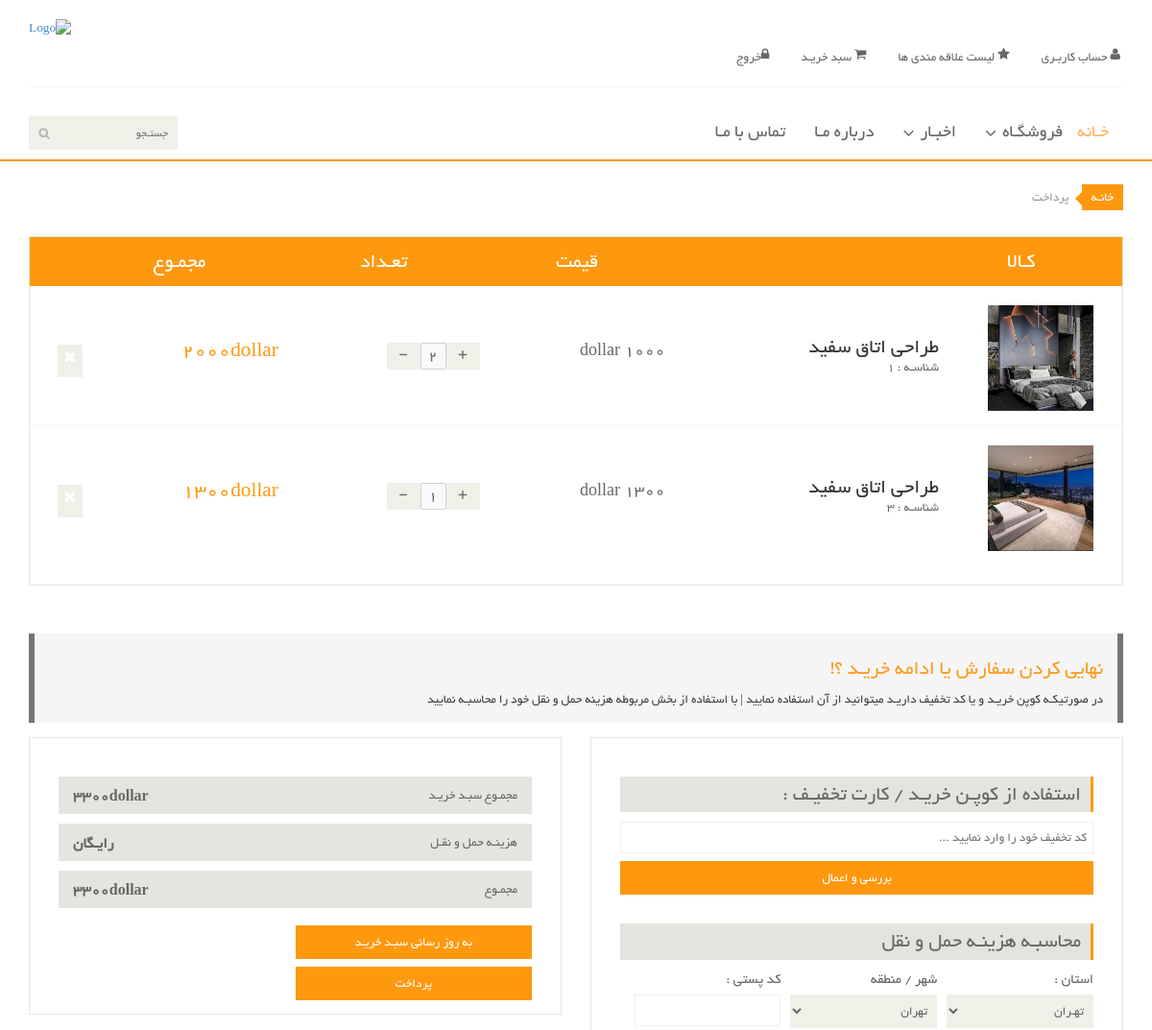
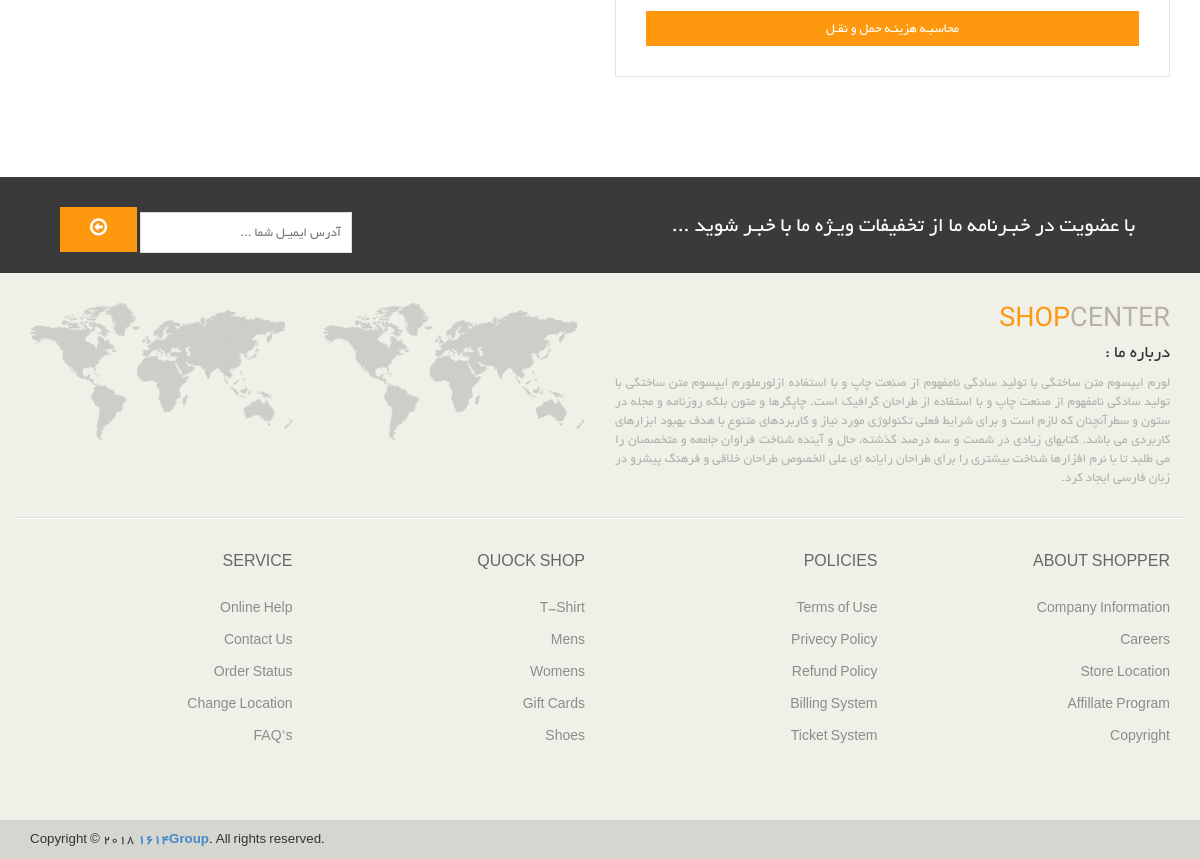
Screenshot of /open-order (signed in) with the database file from the repository (2 pictures, top to bottom).
### eshop_order/models.py (models this page shows, shortened)
class OrderDetail(models.Model):
        order = models.ForeignKey(Order, on_delete=models.CASCADE,verbose_name='سبد خرید')
        product = models.ForeignKey(Product, on_delete=models.CASCADE, verbose_name='محصول')
        price = models.IntegerField(verbose_name='قیمت محصول')
        count = models.IntegerField(verbose_name='تعداد')
        class Meta:
            verbose_name = 'جزییات محصول'
            verbose_name_plural = 'اطلاعات جزییات محصولات'
        def majmo(self):
          return self.count * self.price

### eshop_product/models.py (models this page shows, shortened)
class Product(models.Model):
    title=models.CharField(max_length=150,verbose_name='عنوان')
    description=models.TextField(verbose_name='توضیحات')
    price=models.IntegerField(verbose_name='قیمت')
    image=models.ImageField(upload_to=upload_image_path,null=True,blank=True,verbose_name='عکس')
    active=models.BooleanField(default=False,verbose_name='فعال/غیر فعال')
    categories=models.ManyToManyField(PoroductCategory,blank=True,verbose_name='دسته بندی ها ')
    visit_count=models.IntegerField(default=0)
    bestselling=models.IntegerField(default=0)
    objects = ProductManager()
    class Meta:
        verbose_name = 'محصول'
        verbose_name_plural = 'محصولات'

### eshop_order/views.py (the view)
# urls.py: path('open-order', user_open_order),
@login_required(login_url='/login')
def user_open_order(request):
    context={
        'order':None,
        'details':None,
        'total':0
    }
    open_order :Order =Order.objects.filter(owner_id=request.user.id,is_paid=False).first()
    if open_order is not None:
     context['order']=open_order
     context['details']=open_order.orderdetail_set.all()
     context['total']=open_order.get_total_price()
    return render(request,'open_order/cart.html',context)

### eshop_order/models.py (called while the page is built)
  def get_total_price(self):
      amount=0
      for detail in self.orderdetail_set.all():
          amount += detail.price * detail.count
      return amount

### eshop_order/templates/open_order/cart.html (shortened to what this page needs)
{% extends 'share/_MainLayout.html' %}
{% load static %}
{% block content %}
<section id="cart_items">
		<div class="container">
			<div class="breadcrumbs">
				<ol class="breadcrumb">
				  <li><a href="#">خانـه</a></li>
				  <li class="active">پرداخت</li>
				</ol>
			</div>
        	{% if order != None and details|length > 0 %}
			<div class="table-responsive cart_info">
				<table class="table table-condensed">
					<thead>
						<tr class="cart_menu">
							<td class="image">کـالا</td>
							<td class="description"></td>
							<td class="price">قیمت</td>
							<td class="quantity">تعـداد</td>
							<td class="total">مجمـوع</td>
							<td></td>
						</tr>
					</thead>
					<tbody>
			                  {% for detail in details %}
					<tr>
							<td class="cart_product">
								<a href=""><img src="{{ detail.product.image.url  }}" alt="" style="width: 110px" height="110px"></a>
							</td>
							<td class="cart_description">
								<h4><a href="">{{ detail.product.title }}</a></h4>
								<p>شناسـه : {{ detail.product.id }}</p>
							</td>
							<td class="cart_price">
								<p>{{ detail.price }} dollar</p>
							</td>
							<td class="cart_quantity">
								<div class="cart_quantity_button">
									<a class="cart_quantity_up" href=""> + </a>
									<input class="cart_quantity_input" type="text" disabled name="quantity" value="{{ detail.count }}" autocomplete="off" size="2">
									<a class="cart_quantity_down" href=""> - </a>
								</div>
							</td>
							<td class="cart_total">
								<p class="cart_total_price">{{ detail.majmo }}dollar</p>
							</td>
							<td class="cart_delete">
								<a class="cart_quantity_delete" href="/remove-order-detail/{{ detail.id }}"><i class="fa fa-times"></i></a>
							</td>
						</tr>
                                {% endfor %}
                    {% else %}
                    <div class="alert alert-warning">  <p >هیچ محصولی در سبد خرید وجود ندارد</p></div>
				{% endif %}
					</tbody>
				</table>
			</div>
		</div>
	</section>
    <section id="do_action">
		<div class="container">
			<div class="heading">
				<h3>نهایی کردن سفارش یا ادامه خریـد ؟! </h3>
				<p>در صورتیکـه کوپن خریـد و یا کد تخفیف داریـد میتوانید از آن استفاده نمایید | با استفاده از بخش مربوطه هزینه حمل و نقل خود را محاسبـه نمایید</p>
			</div>
			<div class="row">
				<div class="col-sm-6">
					<div class="chose_area">
						<ul class="user_option">
							<li>
								<h3>استفاده از کوپـن خریـد / کارت تخفیـف :</h3>
							</li>
							<li class="single_field zip-field">
								<input type="text" placeholder="کد تخفیف خود را وارد نمایید ...">
							</li>
							<li>
								<a class="btn btn-default update" href="">بررسی و اعمال</a>
							</li>
						</ul>
						<ul class="user_info">
							<h3>محاسبـه هزینـه حمل و نقل</h3>
							<li class="single_field">
								<label>استان :</label>
								<select>
									<option>تهـران</option>
								</select>
							</li>
							<li class="single_field">
								<label>شهر / منطقه</label>
								<select>
									<option>تهران</option>
								</select>
							</li>
							<li class="single_field zip-field">
								<label>کد پستی :</label>
								<input type="text">
							</li>
						</ul>
						<a class="btn btn-default update" href="">محاسبـه هزینـه حمل و نقـل</a>
					</div>
				</div>
				<div class="col-sm-6">
					<div class="total_area">
						<ul>
							<li>مجمـوع سبـد خریـد <span>{{ total }}dollar</span></li>
							<li>هزینـه حمل و نقـل <span>رایـگان</span></li>
							<li>مجمـوع <span>{{ total }}dollar</span></li>
						</ul>
							<a class="btn btn-default update" href="shop.html">به روز رسانی سبـد خریـد </a>
							<a class="btn btn-default check_out" href="checkout.html">پرداخت</a>
					</div>
				</div>
			</div>
		</div>
	</section>
{% endblock %}

### assets/css/main.css (style rules this page uses)
body { font-family: 'BYekan'; font-size: 10pt; position: relative; font-weight: normal; direction: rtl; }
ul li { list-style: none; }
a { -webkit-transition: 300ms; -moz-transition: 300ms; -o-transition: 300ms; transition: 300ms; }
h1, h2, h3, h4, h5, h6 { font-family: 'BYekan', sans-serif; }
#do_action { margin-bottom: 50px; }
.breadcrumbs { position: relative; }
.breadcrumbs .breadcrumb { background:transparent; margin-bottom: 50px; padding-right: 0; }
.breadcrumbs .breadcrumb li a { background:#FE980F; color: #FFFFFF; padding: 3px 10px; }
.breadcrumbs .breadcrumb li a:after { content:""; height:auto; width: auto; border-width: 8px; border-style: solid; border-color: transparent #FE980F transparent transparent; position: absolute; top: 11px; right: 42px; }
.breadcrumbs .breadcrumb > li + li:before { content: " "; }
#cart_items .cart_info { border: 1px solid #E6E4DF; margin-bottom: 50px }
#cart_items .cart_info .cart_menu { background: #FE980F; color: #fff; font-size: 16pt; font-family: 'BYekan', sans-serif; font-weight: normal; text-align: center; }
#cart_items .cart_info .table.table-condensed thead tr { height: 51px; }
#cart_items .cart_info .table.table-condensed tr { border-bottom: 1px solid#F7F7F0 }
#cart_items .cart_info .table.table-condensed tr:last-child { border-bottom: 0 }
.cart_info table tr td { border-top: 0 none; vertical-align: inherit; }
#cart_items .cart_info .image { padding-right: 30px; }
#cart_items .cart_info .cart_description h4 { margin-bottom: 0 }
#cart_items .cart_info .cart_description h4 a { color: #363432; font-family: 'BYekan',sans-serif; font-size: 16pt; font-weight: normal; }
#cart_items .cart_info .cart_description p { color:#696763 }
#cart_items .cart_info .cart_price p { color:#696763; font-size: 18px }
#cart_items .cart_info .cart_total_price { color: #FE980F; font-size: 16pt; }
.cart_product { display: block; margin: 15px 25px 10px -50px; }
.cart_quantity_button a { background:#F0F0E9; color: #696763; display: inline-block; font-size: 16px; height: 28px; overflow: hidden; text-align: center; width: 35px; float: right; }
.cart_quantity_input { color: #696763; float: right; font-size: 16px; text-align: center; font-family: 'BYekan',sans-serif; }
.cart_delete { display: block; margin-right: -12px; overflow: hidden; }
.cart_delete a { background:#F0F0E9; color: #FFFFFF; padding: 5px 7px; font-size: 16px }
.heading h3 { color: #363432; font-size: 20px; font-family: 'BYekan', sans-serif; }
.heading p { color: #434343; font-size: 10pt; font-weight: 300; }
#do_action .heading { padding: 5px 15px 5px; border-right: 6px solid #757575; border-left: 6px solid #757575; background: #f5f5f5; margin-bottom: 15px; }
#do_action .heading h3 { color: #FC9D1E; font-size: 16pt !important; }
#do_action .col-sm-6 { float: right !important; }
#do_action .total_area { padding-bottom: 14px !important; }
#do_action .total_area span { font-weight: bold; font-size: 12pt; }
#do_action .total_area, #do_action .chose_area { border: 1px solid #E6E4DF; color: #696763; padding: 30px; margin-bottom: 50px; }
.chose_area h3 { font-size: 16pt; font-weight: normal; border-right: 3px solid #fd9b18; padding: 7px 10px; margin: 10px 0; background: #E5E3DE; }
.total_area span { float: left; }
.total_area ul { padding-right: 0px; }
.chose_area ul { padding-right: 0px; }
.total_area ul li { background:#E6E4DF; color: #696763; margin-top: 10px; padding: 10px 15px; }
.user_info { display: block; margin-bottom: 5px; margin-top: 20px; overflow: hidden; }
.user_info label { color: #696763; display: block; font-size: 15px; font-weight: normal; }
.user_info .single_field { width: 31% }
.user_option .single_field { width: 100% }
.chose_area .single_field.zip-field input { background: transparent; border: 1px solid #F0F0E9; }
.user_info > li { float: right; margin-left: 10px }
.chose_area input, select, textarea { background: #F0F0E9; border:0; color: #696763; padding: 6px; width: 100%; border-radius: 0; resize: none }
.chose_area .update { width: 100%; }
.update, .check_out { background: #FE980F; border-radius: 0; color: #FFFFFF; margin-top: 8px; border: none; padding: 8px 15px; font-size: 10pt; }
.total_area .btn { width: 50% }

### rows the page displays
OrderDetail: product.image (picture), product "طراحی اتاق سفید", product.id "1", quantity "2", majmo "2000"
OrderDetail: product.image (picture), product "طراحی اتاق سفید", product.id "3", quantity "1", majmo "1300"

### other values shown
{{ total }} "3300"
